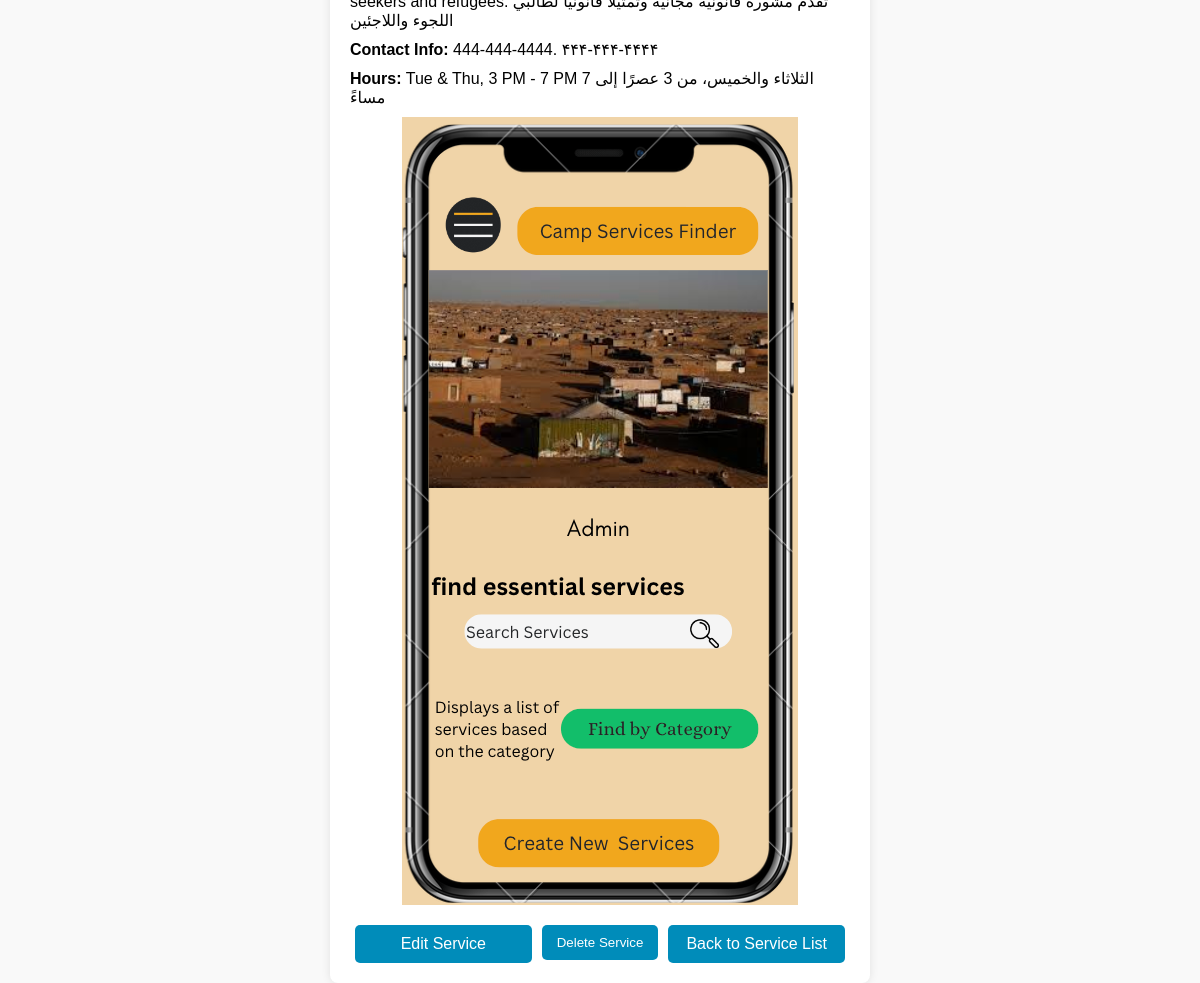
The app's page /services/service/5/ (signed in) with its own data.
### services/models.py (models this page shows, shortened)
class Service(models.Model):
    CATEGORY_CHOICES = [
        ('medical', 'Medical'),
        ('medical_ar', 'طبي'),
        ('food', 'Food'),
        ('food_ar', 'طعام'),
        ('education', 'Education'),
        ('education_ar', 'تعليم'),
        ('other', 'Other'),
        ('other_ar', 'آخر'),
    ]
    name = models.CharField(max_length=100)
    category = models.CharField(max_length=20, choices=CATEGORY_CHOICES)
    location = models.CharField(max_length=100)
    description = models.TextField()
    contact_info = models.CharField(max_length=100)
    hours = models.CharField(max_length=100)
    image = models.ImageField(upload_to='images/', blank=True, null=True)

### services/views.py (the view)
# urls.py: path('service/<int:pk>/', login_required(views.service_detail), name='service_detail'),
def service_detail(request, pk):
    service = get_object_or_404(Service, pk=pk)
    return render(request, 'services/service_detail.html', {'service': service})

### services/templates/services/service_detail.html (shortened to what this page needs)
<!DOCTYPE html>
<html lang="en">
<head>
    {% load static %}
    <link rel="stylesheet" type="text/css" href="{% static 'services/servicedetail.css' %}">
</head>
<body>
    <div class="container">
        <p><strong>Description:</strong> {{ service.description }}</p>
        <p><strong>Contact Info:</strong> {{ service.contact_info }}</p>
        <p><strong>Hours:</strong> {{ service.hours }}</p>
        {% if service.image %}
        <img src="{{ service.image.url }}" alt="{{ service.name }}">
        {% else %}
        <p>No image available</p>
        {% endif %}
        <div class="button-group">
            <a href="{% url 'edit_service' service.id %}" class="button">Edit Service</a>
            <form method="POST" action="{% url 'delete_service' service.id %}" style="display: inline;">
                <button type="submit" class="button">Delete Service</button>
            </form>
            <a href="{% url 'service_list' %}" class="button">Back to Service List</a>
        </div>
    </div>
</body>
</html>

### services/static/services/servicedetail.css (style rules this page uses)
body { font-family: Arial, sans-serif; background-color: #f9f9f9; margin: 0; padding: 0; display: flex; justify-content: center; align-items: center; height: 100vh; }
.container { width: 90%; max-width: 500px; padding: 20px; background-color: #fff; border-radius: 8px; box-shadow: 0 0 10px rgba(0, 0, 0, 0.1); }
p { margin: 10px 0; }
img { max-width: 100%; height: auto; display: block; margin: 0 auto 20px; }
.button-group { display: flex; justify-content: space-between; margin-top: 20px; }
button { background-color: #4CAF50; color: white; border: none; padding: 10px; margin: 10px 0; cursor: pointer; border-radius: 5px; transition: background-color 0.3s; }
.button { background-color: #008CBA; color: white; padding: 10px 15px; text-decoration: none; border-radius: 5px; cursor: pointer; text-align: center; flex: 1; margin: 0 5px; transition: background-color 0.3s; }

### records on screen
Service: contact_info "444-444-4444. ۴۴۴-۴۴۴-۴۴۴۴", hours "Tue & Thu, 3 PM - 7 PM الثلاثاء والخميس، من 3 عصرًا إلى 7 مساءً", image (picture)
